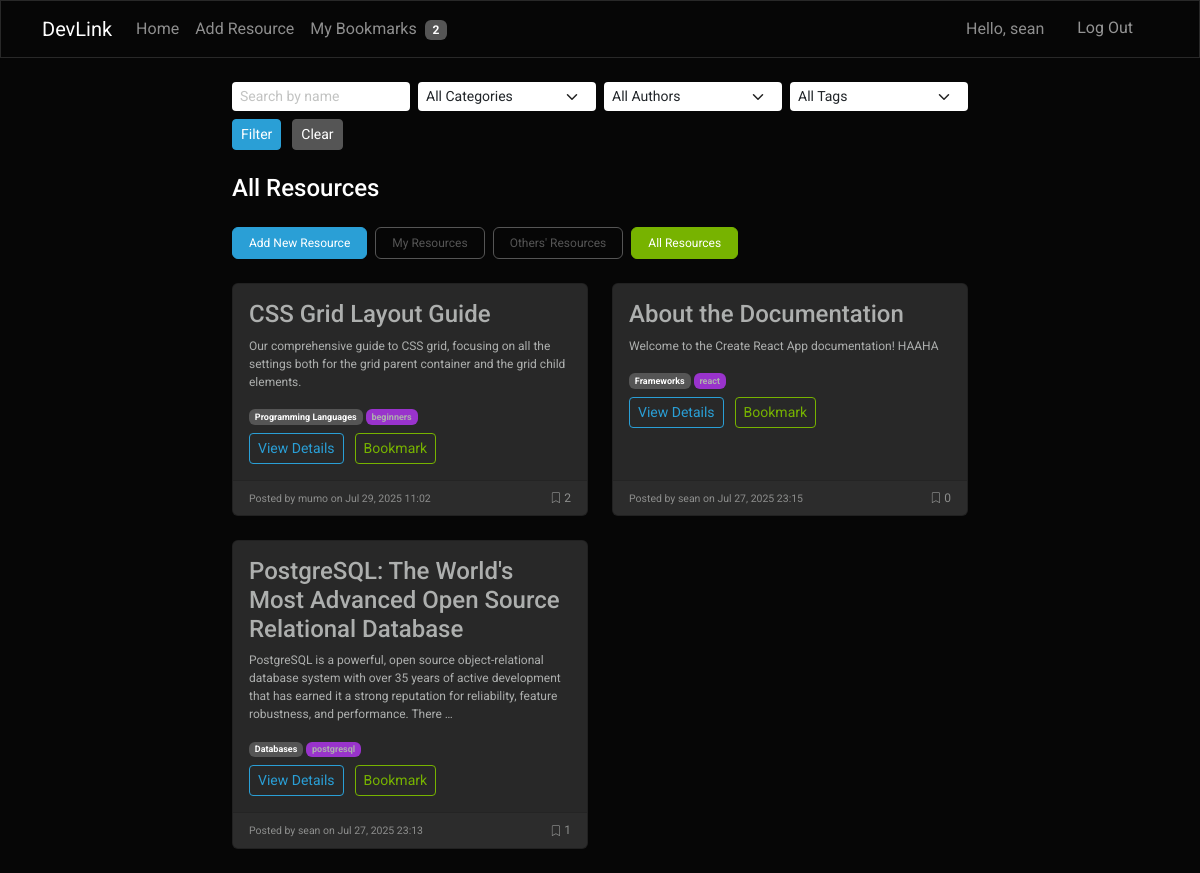
The app's page / (signed in) with its own data.
### core/models.py (models this page shows, shortened)
class Resource(models.Model):
    title = models.CharField(max_length=200)
    description = models.TextField()
    url = models.URLField()
    category = models.ForeignKey(Category, on_delete=models.SET_NULL, null=True)
    tags = models.ManyToManyField(Tag)
    author = models.ForeignKey(User, on_delete=models.CASCADE)
    created_at = models.DateTimeField(auto_now_add=True)
    updated_at = models.DateTimeField(auto_now=True)
    image = models.ImageField(upload_to='resource_images/', blank=True, null=True)
    file = models.FileField(upload_to='resources/files/', blank=True, null=True)
    def get_absolute_url(self):
        from django.urls import reverse
        return reverse('resource_detail', kwargs={'pk': self.pk})

class Category(models.Model):
    name = models.CharField(max_length=100)
    slug = models.SlugField(unique=True)

class Tag(models.Model):
    name = models.CharField(max_length=50)
    slug = models.SlugField(unique=True)

### core/views.py (the view)
# urls.py: path('', HomeView.as_view(), name='home'),
class HomeView(ListView):
    model = Resource
    template_name = 'core/home.html'
    context_object_name = 'resources'
    paginate_by = 10
    def get_queryset(self):
        queryset = super().get_queryset()
        search = self.request.GET.get('search')
        category = self.request.GET.get('category')
        author = self.request.GET.get('author')
        tag = self.request.GET.get('tag')
        filter_type = self.request.GET.get('filter', 'all')
        if search:
            queryset = queryset.filter(title__icontains=search)
        if category:
            queryset = queryset.filter(category__slug=category)
        if author:
            queryset = queryset.filter(author__username=author)
        if tag:
            queryset = queryset.filter(tags__slug=tag)
        if filter_type == 'my' and self.request.user.is_authenticated:
            queryset = queryset.filter(author=self.request.user)
        elif filter_type == 'others' and self.request.user.is_authenticated:
            queryset = queryset.exclude(author=self.request.user)
        return queryset.order_by('-created_at')
    def get_context_data(self, **kwargs):
        context = super().get_context_data(**kwargs)
        context['categories'] = Category.objects.all()
        context['authors'] = User.objects.filter(resource__isnull=False).distinct()
        context['tags'] = Tag.objects.all()
        context['current_filter'] = self.request.GET.get('filter', 'all')  # Add current filter to context
        return context

### core/templates/core/home.html (shortened to what this page needs)
{% extends 'core/base.html' %}
{% block content %}
<div class="row">
    <div class="col-md-8 mx-auto" style="font-size: 12px;">
        <form method="get" class="mb-4">
            <div class="row g-2">
                <div class="col-md-3">
                    <input type="text" name="search" class="form-control form-control-sm" placeholder="Search by name"
                        value="{{ request.GET.search }}">
                </div>
                <div class="col-md-3">
                    <select name="category" class="form-select form-select-sm">
                        <option value="">All Categories</option>
                    </select>
                </div>
                <div class="col-md-3">
                    <select name="author" class="form-select form-select-sm">
                        <option value="">All Authors</option>
                    </select>
                </div>
                <div class="col-md-3">
                    <select name="tag" class="form-select form-select-sm">
                        <option value="">All Tags</option>
                    </select>
                </div>
                <div class="col-md-12 mt-2">
                    <button type="submit" class="btn btn-primary btn-sm">Filter</button>
                    <a href="{% url 'home' %}" class="btn btn-secondary btn-sm ms-2">Clear</a>
                </div>
            </div>
        </form>
        <h1 class="mb-4" style="font-size: 24px;">
            {% if request.GET.filter == 'my' %}My Resources
            {% elif request.GET.filter == 'others' %}Others' Resources
            {% else %}All Resources{% endif %}
        </h1>
        {% if user.is_authenticated %}
        <div class="d-flex gap-2 mb-4">
            <a href="{% url 'resource_create' %}" class="btn btn-primary" style="font-size: 12px;">
                Add New Resource
            </a>
            <a href="?filter=my"
                class="btn btn-{% if request.GET.filter == 'my' %}success{% else %}outline-secondary{% endif %}"
                style="font-size: 12px;">
                My Resources
            </a>
            <a href="?filter=others"
                class="btn btn-{% if request.GET.filter == 'others' %}success{% else %}outline-secondary{% endif %}"
                style="font-size: 12px;">
                Others' Resources
            </a>
            <a href="?filter=all"
                class="btn btn-{% if not request.GET.filter or request.GET.filter == 'all' %}success{% else %}outline-secondary{% endif %}"
                style="font-size: 12px;">
                All Resources
            </a>
        </div>
        {% endif %}
        <div class="row row-cols-1 row-cols-md-2 g-4">
            {% for resource in resources %}
            <div class="col">
                <div class="card h-100">
                    <div class="card-body">
                        <h5 class="card-title">{{ resource.title }}</h5>
                        <p class="card-text">{{ resource.description|truncatewords:30 }}</p>
                        <div class="mb-2">
                            <span class="badge bg-secondary">{{ resource.category.name }}</span>
                            {% for tag in resource.tags.all %}
                            <span class="badge bg-info text-dark">{{ tag.name }}</span>
                            {% endfor %}
                        </div>
                        <a href="{{ resource.get_absolute_url }}" class="btn btn-sm btn-outline-primary">View
                            Details</a>
                        {% if user.is_authenticated %}
                        <a href="{% url 'bookmark_resource' resource.pk %}"
                            class="btn btn-sm btn-outline-success ms-2">Bookmark</a>
                        {% endif %}
                    </div>
                    <div class="card-footer text-muted">
                        <small>Posted by {{ resource.author.username }} on {{ resource.created_at|date:"M d, Y H:i" }}</small>
                        <span class="float-end">
                            <i class="bi bi-bookmark"></i> {{ resource.bookmark_set.count }}
                        </span>
                    </div>
                </div>
            </div>
            {% endfor %}
        </div>
    </div>
</div>
{% endblock %}

### core/templates/core/base.html (shortened to what this page needs)
{% load static %}
<!DOCTYPE html>
<html lang="en">
<head>
    <link rel="stylesheet" href="https://cdn.jsdelivr.net/npm/bootstrap-icons@1.8.0/font/bootstrap-icons.css">
    <link href="https://cdn.jsdelivr.net/npm/bootswatch@5.3.0/dist/cyborg/bootstrap.min.css" rel="stylesheet">
</head>
<body>
    <nav class="navbar navbar-expand-lg navbar-dark bg-dark">
        <div class="container">
            <a class="navbar-brand" href="{% url 'home' %}">DevLink</a>
            <div class="collapse navbar-collapse" id="navbarNav">
                <ul class="navbar-nav me-auto">
                    <li class="nav-item">
                        <a class="nav-link" href="{% url 'home' %}">Home</a>
                    </li>
                    {% if user.is_authenticated %}
                    <li class="nav-item">
                        <a class="nav-link" href="{% url 'resource_create' %}">Add Resource</a>
                    </li>
                    <li class="nav-item">
                        <a class="nav-link" href="{% url 'bookmark_list' %}">
                            My Bookmarks
                            <span class="badge bg-secondary ms-1">{{ user.bookmark_set.count }}</span>
                        </a>
                    </li>
                    {% endif %}
                </ul>
                <ul class="navbar-nav">
                    {% if user.is_authenticated %}
                    <li class="nav-item">
                        <span class="nav-link">Hello, {{ user.username }}</span>
                    </li>
                    <li class="nav-item">
                        <form class="nav-link" action="{% url 'logout' %}" method="post" style="display:inline;">
                            <button type="submit" class="btn btn-link" id="logout"
                                style="text-decoration: none; color: #949494;">Log Out</button>
                        </form>
                    </li>
                    {% endif %}
                </ul>
            </div>
        </div>
    </nav>
    <div class="container my-4">
        {% block content %}{% endblock %}
    </div>
</body>
</html>

### core/templates/core/base.html (style rules this page uses)
.bi-bookmark { font-size: 0.9em; }

### records on screen
Resource: title "CSS Grid Layout Guide", description "Our comprehensive guide to CSS grid, focusing on all the settings both for the grid parent container and the grid child elements.", category.name "Programming Languages", author.username "mumo", created_at "Jul 29, 2025 11:02", bookmark_set.count "2"
Tag: name "beginners"
Resource: title "About the Documentation", description "Welcome to the Create React App documentation! HAAHA", category.name "Frameworks", author.username "sean", created_at "Jul 27, 2025 23:15", bookmark_set.count "0"
Tag: name "react"
Resource: title "PostgreSQL: The World's Most Advanced Open Source Relational Database", description "PostgreSQL is a powerful, open source object-relational database system with over 35 years of active development that has earned it a strong reputation for reliability, feature robustness, and performance. There …", category.name "Databases", author.username "sean", created_at "Jul 27, 2025 23:13", bookmark_set.count "1"
Tag: name "postgresql"

### other values on screen
{{ user.bookmark_set.count }} "2"
{{ user.username }} "sean"
